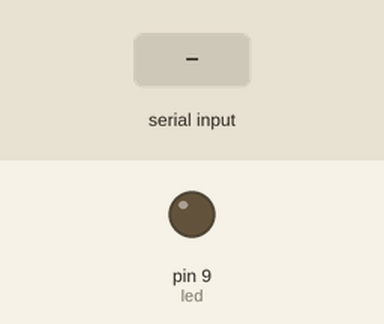
A sketch run on a simulated Arduino Uno, built with avr-gcc and run on an emulated ATmega328P. On the bench: output pins drawn as LEDs (lit = HIGH). The test bench sets the inputs (shaded band).

Above: at 1.2 s.
1.3 s: "H90\n" received over Serial
At 2.0 s:
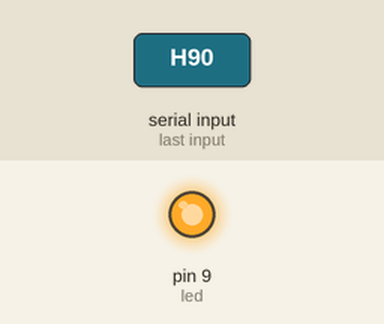
2.8 s: "H" received over Serial
At 5.0 s:
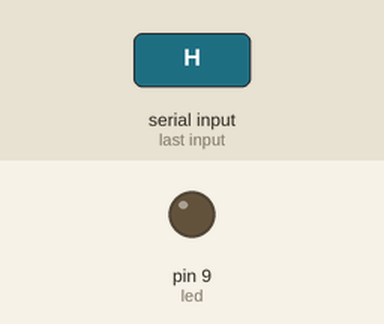
5.3 s: "H,45\n" received over Serial
At 6.3 s:
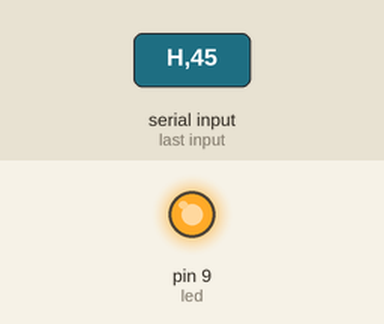
Timing chart, 0 to 8.3 s (numbered marks = the images above; inputs shaded):
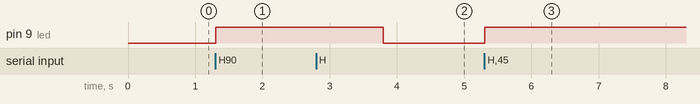

The sketch:

oha_101.ino
```cpp
// Variables declaration
int received_value = 0;

// State of the device to control
int device_state;

// LED pin
int led = 9;

// Setup of the board
void setup() {
    // Initialize pins
    pinMode(led, OUTPUT);

    // Initialize serial port
    Serial.begin(9600);

    // Initialize led state
    device_state = 0;

}

// Main loop
void loop() {

    if (Serial.available())
    {
        if (Serial.read() == 'H')
        {
            received_value = Serial.parseInt();
            device_state = received_value;
        }
    }

    digitalWrite(led,device_state);

}
```

Measured:
- after the input at 1.3 s, pin 9 (led): LOW → HIGH at once
- after the input at 2.8 s, pin 9 (led): HIGH → LOW after 1.0 s
- after the input at 5.3 s, pin 9 (led): LOW → HIGH at once
